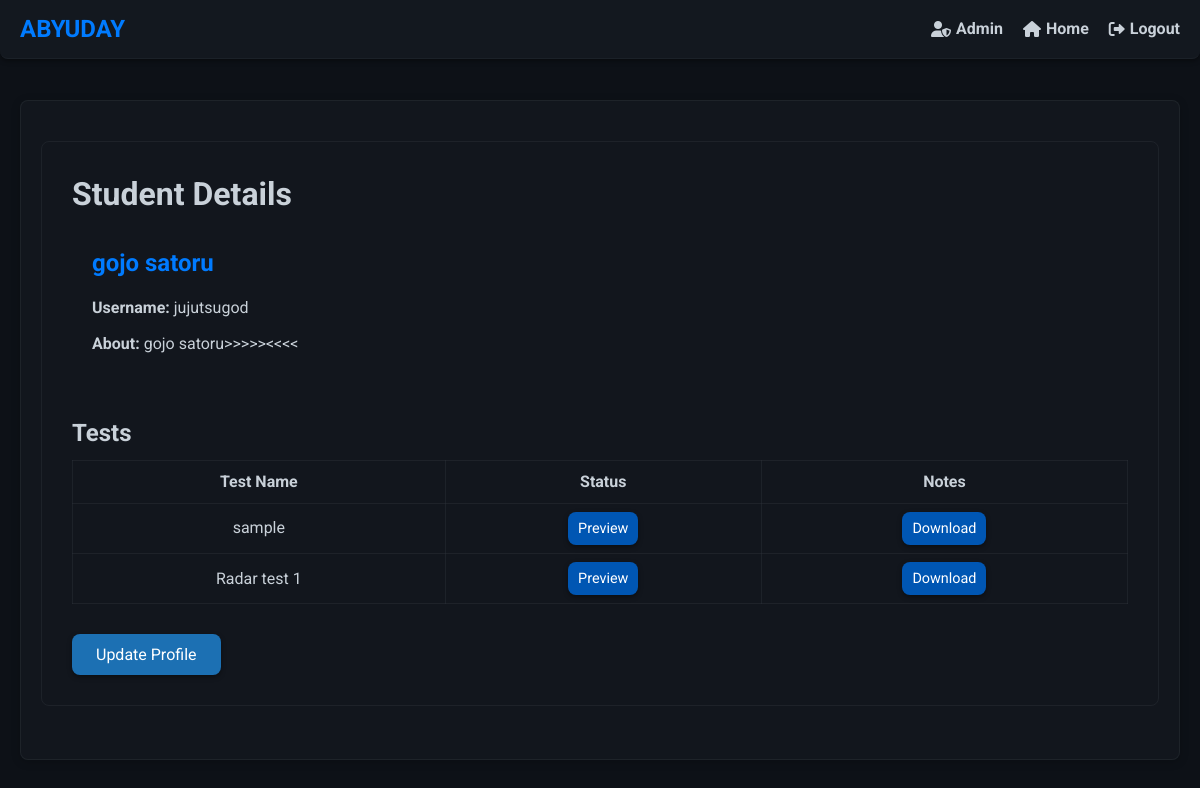
/students/2/ (signed in), run on the app's committed database.
### firstapp/models.py (models this page shows, shortened)
class Students(models.Model):
    name = models.OneToOneField(User, on_delete=models.CASCADE, limit_choices_to={'groups__name': 'Students'})
    teacher = models.ForeignKey(Teacher, related_name='students',on_delete=models.CASCADE)
    description = models.TextField(blank=True)
    added_at= models.DateTimeField(auto_now_add=True)

class Test(models.Model):
    teacher = models.ForeignKey(Teacher, related_name='tests', on_delete=models.CASCADE)
    test_data=models.JSONField()
    display_name = models.CharField(max_length=100)
    test_name=models.CharField(max_length=100)
    test_total_marks=models.PositiveBigIntegerField()
    file_path=models.CharField(max_length=1000)
    start_time=models.DateTimeField()
    end_time=models.DateTimeField()

### firstapp/views.py (the view)
# urls.py: path('students/<int:pk>/',views.studentdetail.as_view(),name='detail-student'),
class studentdetail(LoginRequiredMixin,DetailView):
    model=Students
    def get_context_data(self, **kwargs: Any) -> dict[str, Any]:
        context=super().get_context_data(**kwargs)
        student=self.get_object()
        tests=TestAttempt.objects.filter(student=student)
        attempted_tests = [attempt.test.id for attempt in tests]
        context["attempted_tests"]=attempted_tests
        return context

### firstapp/templates/firstapp/students_detail.html (shortened to what this page needs)
{% extends "firstapp/base.html" %}
{% load firstapp_extras %}
{% block body_block %}
<div class="student-details">
    <h1>Student Details</h1>
    <div class="info-card">
        <h2>{{ students.name.first_name }} {{ students.name.last_name }}</h2>
        <p><strong>Username:</strong> {{ students.name.username }}</p>
        <p><strong>About:</strong> {{ students.description }}</p>
    </div>
    <h2>Tests</h2>
    <div class="table-responsive">
        <table class="bordered-table" >
            <thead>
                <tr>
                    <th>Test Name</th>
                    <th>Status</th>
                    <th>Notes</th>
                </tr>
            </thead>
            <tbody>
                {% for test in students.teacher.tests.all %}
                    <tr>
                        <td>{{ test.display_name }}</td>
                        {% if test.id in attempted_tests %}
                            <td><a href="{% url 'firstapp:preview-test' id=test.id  stud_id=students.id %}" class="tag-button">Preview</a></td>
                            <td><a href="{% url 'firstapp:download-file' test.file_path %}" class="tag-button">Download</a></td>
                        {% endif %}
                    </tr>
                {% endfor %}
            </tbody>
        </table>
    </div>
    {% if perms.firstapp.change_students %}
        <div class="action-buttons">
            <a href="{% url 'firstapp:update-student' pk=students.pk %}" class="update-profile-link">Update Profile</a>
        </div>
    {% endif %}
</div>
{% endblock %}

### firstapp/templates/firstapp/base.html (style rules this page uses)
:root { --primary-color: #007bff; --secondary-color: #0056b3; --background-color: #0d1117; --text-color: #c9d1d9; --navbar-bg: rgba(22, 27, 34, 0.8); --navbar-border: rgba(48, 54, 61, 0.3); --shadow-color: rgba(0, 0, 0, 0.4); --radius: 8px; --transition-speed: 0.3s; --hover-bg-color: rgba(33, 38, 45, 0.8); --button-bg-color: rgba(33, 150, 243, 0.7); --button-hover-bg-color: rgba(25, 118, 210, 0.7); --max-width: 1500px; --glass-bg-color: rgba(22, 27, 34, 0.6); --glass-border: rgba(48, 54, 61, 0.4); --glass-shadow: rgba(0, 0, 0, 0.2); }
* { box-sizing: border-box; margin: 0; padding: 0; }
body { font-family: "Roboto", sans-serif; background: var(--background-color); color: var(--text-color); display: flex; flex-direction: column; min-height: 100vh; line-height: 1.6; scroll-behavior: smooth; }
h1, h2, h3 { color: var(--text-color); margin-bottom: 10px; line-height: 1.4; }
p { margin-bottom: 15px; }
button, .tag-button, .update-profile-link { padding: 8px 24px; text-align: center; background-color: var(--button-bg-color); color: #fff; border: none; border-radius: var(--radius); cursor: pointer; transition: background-color var(--transition-speed), transform var(--transition-speed), box-shadow var(--transition-speed); font-size: 1em; box-shadow: 0 2px 5px var(--shadow-color); text-decoration: none; display: inline-block; }

### firstapp/templates/firstapp/students_detail.html (style rules this page uses)
.student-details { background: var(--glass-bg); border: 1px solid var(--glass-border); border-radius: var(--radius); padding: 30px; margin-top: 20px; }
.info-card { background: var(--card-bg); border-radius: var(--radius); padding: 20px; margin-bottom: 30px; }
.info-card h2 { color: var(--primary-color); margin-bottom: 15px; }
.info-card p { margin-bottom: 10px; }
.tag-button { background-color: var(--secondary-color); color: #fff; padding: 5px 10px; border-radius: var(--radius); text-decoration: none; font-size: 0.9em; transition: background-color var(--transition-speed); }
.table-responsive { overflow-x: auto; }
.bordered-table { width: 100%; border-collapse: collapse; }
.bordered-table th, .bordered-table td { border: 1px solid var(--glass-border); text-align: center; padding: 8px; }
.bordered-table th { background-color: var(--glass-bg); }
.action-buttons { margin-top: 30px; }
.bordered-table th, .bordered-table td { border: 1px solid var(--glass-border); padding: 8px; }

### data on the page
Students: name.first_name "gojo", name.last_name "satoru", name.username "jujutsugod", description "gojo satoru>>>>><<<<"
Test: display_name "sample", shows "Preview"
Test: display_name "Radar test 1", shows "Preview"
